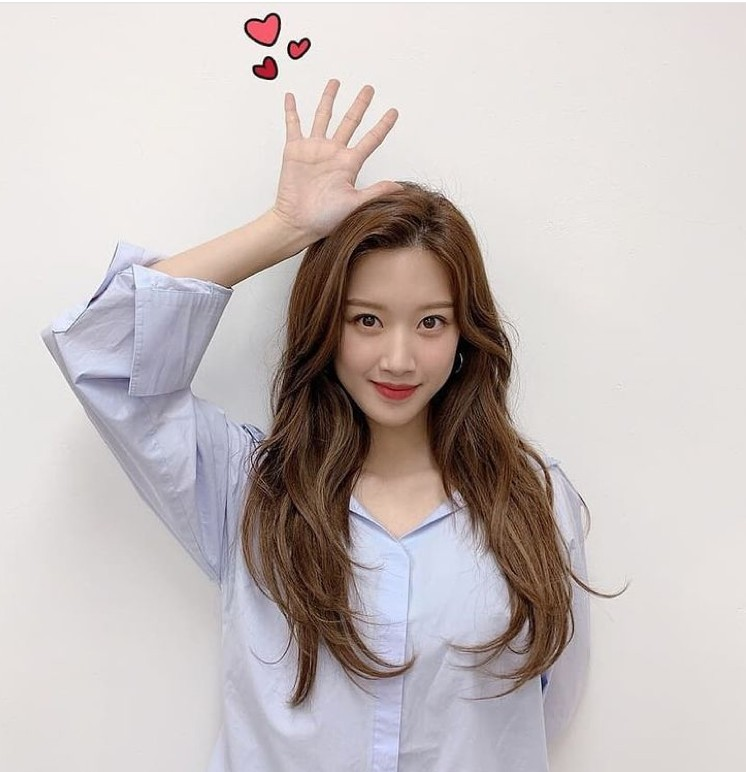
#> input picture video_ex/data/testimg.jpg, 746 x 772 px, found by its file name
$ python ex03_02.py
#> lines starting #> are read from the running program, lines starting #| are printed output that depends on the picture
import cv2
import numpy as np

img = cv2.imread('./data/testimg.jpg')
#> img is the input picture: shape (772, 746, 3); mean B, G, R 189, 190.1, 198.7
width = 200
height = 200

# 슬라이싱의 차원 y:x
cropImage = img[200:200+height, 200:200+width]
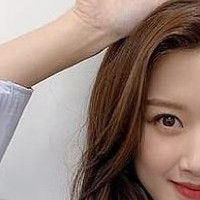
#> cropImage: shape (200, 200, 3); mean B, G, R 119.9, 129.1, 150
img[0:height, 0:width] = cropImage

# pt1 = 200, 200
# pt2 = 200+width, 200+height
# cv2.rectangle(img, pt1, pt2, (255, 0, 0), 2)
cv2.rectangle(img, (200, 200), (200+width, 200+height), (255, 0, 0), 2)
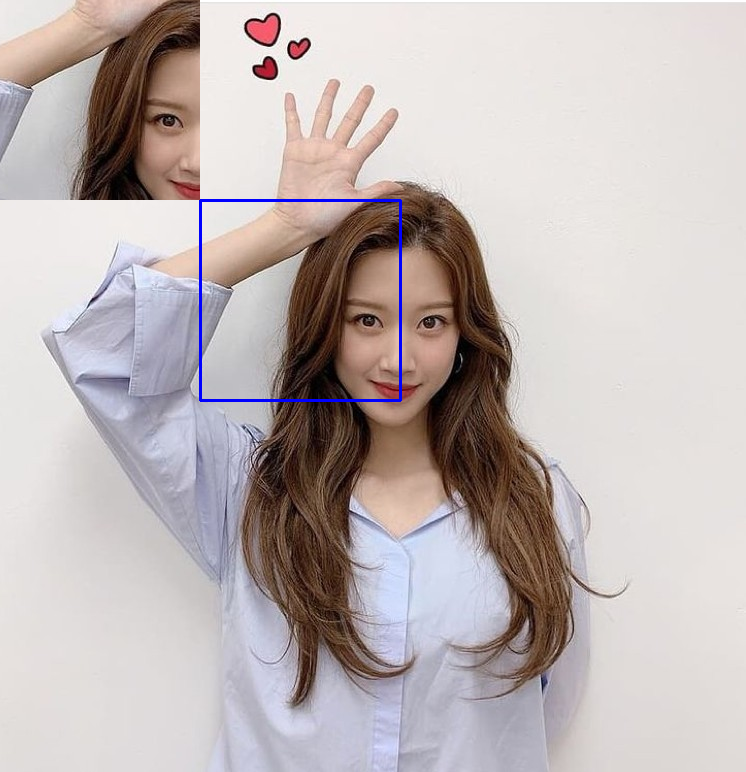
#> img: shape (772, 746, 3); mean B, G, R 181.5, 182, 191.6
# 좌표 (x, y)

cv2.imshow('img', img)
cv2.waitKey()
cv2.destroyAllWindows()
